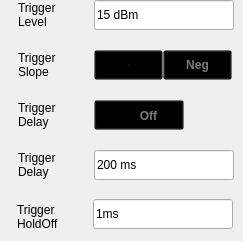
    <widget class="QWidget" name="RFBurst">
     <widget class="QPushButton" name="pb_RFBurst_Neg">
      <property name="geometry">
       <rect>
        <x>163</x>
        <y>50</y>
        <width>69</width>
        <height>30</height>
       </rect>
      </property>
      <property name="focusPolicy">
       <enum>Qt::NoFocus</enum>
      </property>
      <property name="styleSheet">
       <string notr="true">QPushButton{
	font: 75 13px &quot;Arial&quot;;
	font-weight:bold;
}

QPushButton:checked{
background-color:transparent;
	background-image: url(:/rtsa/image/fre_checked_right.png);
	background-position:right;
color:rgba(87, 87, 87, 1);
}

QPushButton:!checked
{

color:rgba(123, 123, 123, 1);
background-color:transparent;
	background-image: url(:/rtsa/image/fre_checked_left.png);
	background-position:right;
}</string>
      </property>
      <property name="text">
       <string>Neg</string>
      </property>
      <property name="checkable">
       <bool>true</bool>
      </property>
      <property name="checked">
       <bool>false</bool>
      </property>
      <property name="autoExclusive">
       <bool>true</bool>
      </property>
     </widget>
     <widget class="RtSa_LineEdit" name="edit_RFBurst_level">
      <property name="geometry">
       <rect>
        <x>94</x>
        <y>0</y>
        <width>140</width>
        <height>30</height>
       </rect>
      </property>
      <property name="text">
       <string>15 dBm</string>
      </property>
      <property name="readOnly">
       <bool>true</bool>
      </property>
     </widget>
     <widget class="RtSa_LineEdit" name="edit_RFBurst_DelayValue">
      <property name="geometry">
       <rect>
        <x>94</x>
        <y>150</y>
        <width>140</width>
        <height>30</height>
       </rect>
      </property>
      <property name="text">
       <string>200 ms</string>
      </property>
      <property name="readOnly">
       <bool>true</bool>
      </property>
     </widget>
     <widget class="QLabel" name="label_18">
      <property name="geometry">
       <rect>
        <x>18</x>
        <y>50</y>
        <width>72</width>
        <height>30</height>
       </rect>
      </property>
      <property name="text">
       <string>Trigger
Slope</string>
      </property>
     </widget>
     <widget class="QPushButton" name="pb_RFBurst_DelayOn">
      <property name="geometry">
       <rect>
        <x>94</x>
        <y>100</y>
        <width>90</width>
        <height>30</height>
       </rect>
      </property>
      <property name="focusPolicy">
       <enum>Qt::NoFocus</enum>
      </property>
      <property name="styleSheet">
       <string notr="true">QPushButton
{
	background-color:rgba(0,0,0,0);
	font: 75 13px &quot;Arial&quot;;
	font-weight:bold;
}
QPushButton:checked
{
	padding:7px 44px 6px 25px;
	color:rgba(87, 87, 87, 1);
	border-image: url(:/rtsa/image/toggle_on.png);
}

QPushButton:!checked
{
	padding:7px 17px 6px 36px;
	color:rgba(123, 123, 123, 1);
	border-image: url(:/rtsa/image/toggle_off.png);
}</string>
      </property>
      <property name="text">
       <string>Off</string>
      </property>
      <property name="checkable">
       <bool>true</bool>
      </property>
      <property name="checked">
       <bool>false</bool>
      </property>
     </widget>
     <widget class="QLabel" name="label_19">
      <property name="geometry">
       <rect>
        <x>18</x>
        <y>100</y>
        <width>52</width>
        <height>30</height>
       </rect>
      </property>
      <property name="text">
       <string>Trigger
Delay</string>
      </property>
     </widget>
     <widget class="QLabel" name="label_20">
      <property name="geometry">
       <rect>
        <x>18</x>
        <y>0</y>
        <width>66</width>
        <height>30</height>
       </rect>
      </property>
      <property name="font">
       <font>
        <family>Arial</family>
        <weight>50</weight>
        <italic>false</italic>
        <bold>false</bold>
       </font>
      </property>
      <property name="text">
       <string>Trigger
Level</string>
      </property>
     </widget>
     <widget class="QPushButton" name="pb_RFBurst_Pos">
      <property name="geometry">
       <rect>
        <x>94</x>
        <y>50</y>
        <width>69</width>
        <height>30</height>
       </rect>
      </property>
      <property name="font">
       <font>
        <family>Arial</family>
        <pointsize>-1</pointsize>
        <weight>75</weight>
        <italic>false</italic>
        <bold>true</bold>
       </font>
      </property>
      <property name="focusPolicy">
       <enum>Qt::NoFocus</enum>
      </property>
      <property name="styleSheet">
       <string notr="true">QPushButton{
	font: 75 13px &quot;Arial&quot;;
	font-weight:bold;
}
QPushButton:checked{
	color:rgba(87, 87, 87, 1);
	background-color:transparent;
	padding: 8px 14px 7px 15px;
	background-image: url(:/rtsa/image/fre_checked_left.png);
}
QPushButton:!checked
{
color:rgba(123, 123, 123, 1);
background-color:transparent;
padding: 8px 14px 7px 15px;
	background-image: url(:/rtsa/image/fre_checked_right.png);
}
</string>
      </property>
      <property name="text">
       <string>Pos</string>
      </property>
      <property name="checkable">
       <bool>true</bool>
      </property>
      <property name="checked">
       <bool>true</bool>
      </property>
      <property name="autoExclusive">
       <bool>true</bool>
      </property>
     </widget>
     <widget class="QLabel" name="label_21">
      <property name="geometry">
       <rect>
        <x>18</x>
        <y>150</y>
        <width>54</width>
        <height>30</height>
       </rect>
      </property>
      <property name="text">
       <string>Trigger
Delay</string>
      </property>
     </widget>
     <widget class="QLabel" name="label_25">
      <property name="geometry">
       <rect>
        <x>17</x>
        <y>202</y>
        <width>54</width>
        <height>30</height>
       </rect>
      </property>
      <property name="text">
       <string>Trigger
HoldOff</string>
      </property>
     </widget>
     <widget class="RtSa_LineEdit" name="edit_RFBurst_HoldOff">
      <property name="geometry">
       <rect>
        <x>93</x>
        <y>199</y>
        <width>140</width>
        <height>30</height>
       </rect>
      </property>
      <property name="text">
       <string>1ms</string>
      </property>
      <property name="readOnly">
       <bool>true</bool>
      </property>
     </widget>
    </widget>
